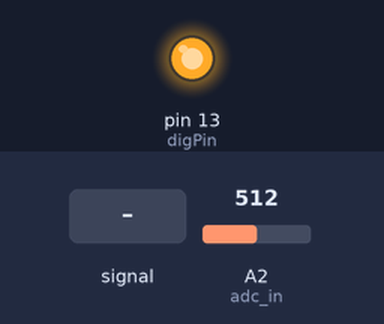
A sketch run on a simulated Arduino Uno, built with avr-gcc and run on an emulated ATmega328P. On the bench: output pins drawn as LEDs (lit = HIGH). Dashed ring = blinking. Inputs (shaded band) come from the test bench; at power-on: A2 (adc_in) = 512. What the sketch prints to the serial monitor is not drawn.

Above: at 0.13 s.
At 1.2 s:
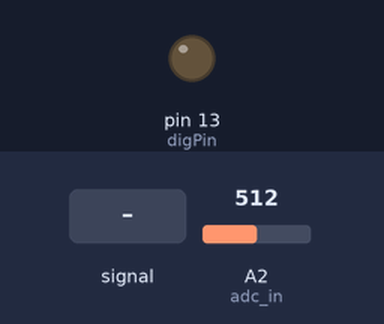
1.3 s: A2 (adc_in) fed a 2 Hz sine of ±306 counts around its level
At 4.2 s:
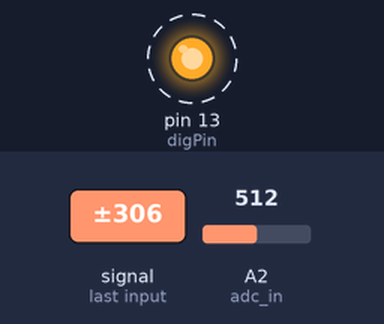
4.3 s: A2 (adc_in) set to 716
Timing chart, 0 to 7.3 s (numbered marks = the images above; inputs shaded):
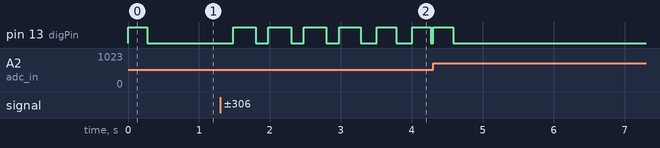

The sketch:

EMG.ino
```cpp
// This Arduino/ESP32 code is written for MaM Sense Board EMG output. For more info visit: https://mamhightech.com/MamSense.html
// The program detects hand movements and sends commands to actuators. It creates notch filter to suppress AC power line noise at 50 Hz
//(60 Hz if you are located in North and South America.)
// For the full table: https://en.wikipedia.org/wiki/Mains_electricity_by_country.
// If single frequency filter is not sufficient for you, activate the related codes to filter 2nd or 3rd harmonics.

const short Fs = 1000;    // Sampling frequency(Hz). Must be in range 500-1200 Hz. Default value: 1 kHz
const int   Ts = 1e6/Fs;  // Sampling period (us);
//ADC configuration
const byte adc_in = A2; // ADC input pin.(For example A2 for Arduino Uno, 27 for ESP32)
const byte adc_bits = 10; // The resolution of your MCU's ADC
const byte default_bits = 10; // Don't change!
const float vref = 5; // Reference voltage of your MCU's ADC (V)
const float default_vref = 5 ;// Default reference voltage of the Arduino Uno (V) Don't Change
const float adc_scale = pow(2,default_bits-adc_bits)*vref/default_vref; // Scales the input signal
const float emg_offset = 1.45; // DC offset of the Mam Sense Board EMG output. (V)
const float sig_offset = round(pow(2,default_bits)*emg_offset/default_vref);

const short f0 = 50;      // Cut-off frequency of the notch filter(Hz).
const short f1 = 150;     // Second cut-off frequency(Hz). (Must be integer multiple of f0)
const float w0 = 2*3.1416*f0/Fs;  // Digital cut-off frequency (rad/sample)
const float w1 = 2*3.1416*f1/Fs;  //
const float p = 0.95;     //Quailty factor. Must be between 0.8 and 0.995. Default value: 0.95

const float mag = (1 -2*cos(w0) +1)/(1 -2*p*cos(w0) + p*p); // Find magnitude of the filter at w=0 to set the DC gain to 1;

//Create the coefficient matrices for notch filter at f0
const float num[3] = {1/mag,  -2*cos(w0)/mag, 1/mag};
const float den[3] = {1, -2*p*cos(w0),  p*p};

 //Optional dual frequency notch filter. Comment this code block out to use dual frequency notch filter
// Create the coefficient matrices for notch filter at f1
const float mag2 = (1 -2*cos(w1) +1)/(1 -2*p*cos(w1) + p*p);
const float num2[3] = {1/mag2,  -2*cos(w1)/mag2, 1/mag2};
const float den2[3] = {1, -2*p*cos(w1),  p*p};

//Convolve two filters to obtain dual notch filter at frequencies f0 and f1
const float num3[5] = {num[0]*num2[0], num2[0]*num[1]+num2[1]*num[0], num2[0]*num[2] + num2[1]*num[1] + num2[2]*num[0], num2[1]*num[2]+num2[2]*num[1], num2[2]*num[2]};
const float den3[5] = {1, den2[0]*den[1]+den2[1]*den[0], den2[0]*den[2] + den2[1]*den[1] + den2[2]*den[0], den2[1]*den[2]+den2[2]*den[1], den2[2]*den[2]};


unsigned long start_time=0;
unsigned long current_time=0;
short raw[100] =  {0};
short emg[100] = {0};
unsigned long count=4;

float curr_avg,prev_avg; // Variables to store current and previous average
const float alpha = 0.1;  // Moving average coefficient. If hand movements are not detected change this number.
const float prev_alpha = 1 - alpha;
const int avg_thrsh = 35; //If noise is detected as hand movements increase this threshold. If hand movements are not detected decrease it.
const int digPin = 13;

short command_counter=0;

void setup() {
Serial.begin(2000000);
start_time = micros();
pinMode(digPin, OUTPUT);
}

void loop() {

  current_time = micros();

  if(current_time - start_time>= Ts){

    start_time = current_time;
    raw[count%100] = round( analogRead(adc_in)*adc_scale-sig_offset);

    //Filters only the 1st harmonic of the powerline noise
    //emg[count%100] = round(raw[count%100]*num[0] + raw[(count-1)%100]*num[1] + raw[(count-2)%100]*num[2] - emg[(count-1)%100]*den[1] - emg[(count-2)%100]*den[2]);

    //Comment the line below out if you experience high power line noise and need to use dual frequency notch filter. Filters 1st and 2nd harmonics.
    emg[count%100] = round(raw[count%100]*num3[0] + raw[(count-1)%100]*num3[1] + raw[(count-2)%100]*num3[2] + raw[(count-3)%100]*num3[3] + raw[(count-4)%100]*num3[4] - emg[(count-1)%100]*den3[1] - emg[(count-2)%100]*den3[2] - emg[(count-3)%100]*den3[3] - emg[(count-4)%100]*den3[4] );

    curr_avg = abs(emg[count%100])*alpha + prev_avg*prev_alpha;  //Calculate the current average.
    prev_avg=curr_avg;                                           //

    Serial.println(emg[count%100]);

    if(command_counter>0){
      command_counter--;
      if(command_counter==0){                 //Turn off the digital output if the muscle has been deactive for sufficient amount of time.
        digitalWrite(digPin, LOW);
      }
    }

    if(abs(emg[count%100]) - prev_avg >=avg_thrsh){  // Check if muscle movement is detected.
      //Serial.println("");
      if(command_counter==0){
       digitalWrite(digPin, HIGH);           //Turn on the motor or other actuators.
      }
      command_counter = Fs/4;
    }
    count++;
  }
}
```

Measured:
- after the input at 1.3 s, pin 13 (digPin): alternates HIGH for 0.31 s and LOW for 0.18 s, starting after 0.19 s
